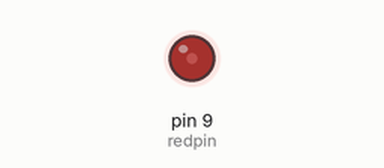
This sketch was run on a simulated Arduino Uno, built with avr-gcc and run on an emulated ATmega328P. On the bench: output pins drawn as LEDs (lit = HIGH).

Above: at 0.05 s.
At 1.5 s:
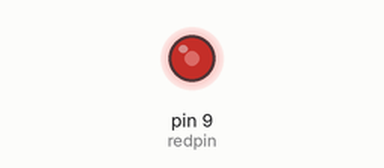
At 3.0 s:
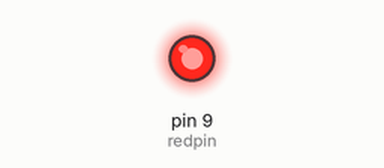
Timing chart, 0 to 6.9 s (numbered marks = the images above):
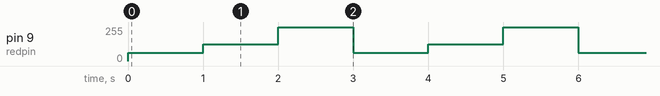

The sketch:

LedBrightness.ino
```cpp
int redpin = 9;
int bright = 255;
int low = 62;
int medium = 124;

void setup() {
  // put your setup code here, to run once:
  pinMode(redpin, OUTPUT);
}

void loop() {
  // put your main code here, to run repeatedly:
  analogWrite(redpin, low);
  delay(1000);

  analogWrite(redpin, medium);
  delay(1000);

  analogWrite(redpin, bright);
  delay(1000);
}
```

Measured:
- by itself, pin 9 (redpin): repeats every 3.0 s: 124/255 1.0 s, 255/255 1.0 s, 62/255 1.0 s
